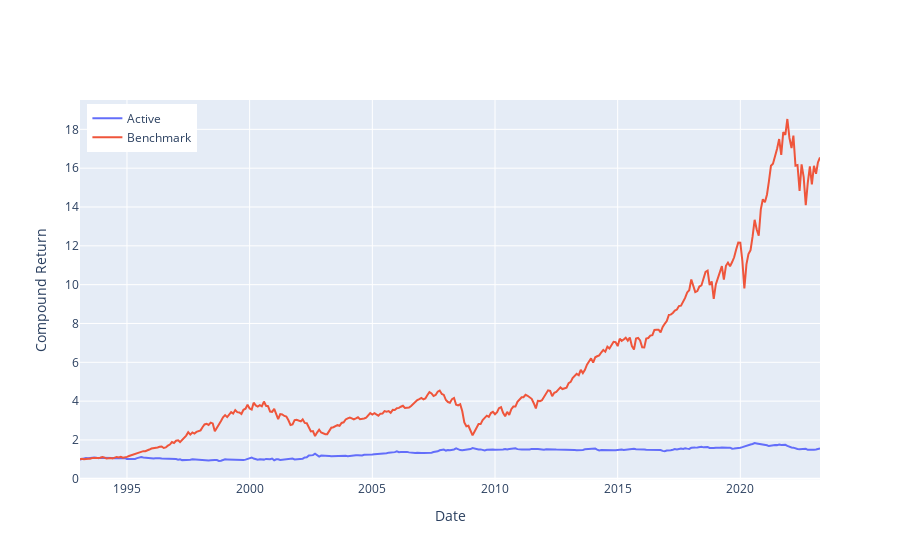

The code cell stored with this chart in its notebook:
### Code cell
# Cumulative returns
contribs = pd.DataFrame(dtype=float, index=df.index, columns=['Active', 'Benchmark'])
contribs['Benchmark'] = df[BENCHMARK]
contribs['Active'] = df[TICKER] - df[BENCHMARK]
cum = (1 + contribs).cumprod()

fig = go.Figure()
trace= go.Scatter(x=cum.index.astype(str), y=cum.Active, name='Active', hovertemplate="Active: %{y:.2f}<extra></extra>")
fig.add_trace(trace)
trace= go.Scatter(x=cum.index.astype(str), y=cum.Benchmark, name='Benchmark', hovertemplate="Benchmark: %{y:.2f}<extra></extra>")
fig.add_trace(trace)
fig.update_yaxes(title='Compound Return')
fig.update_xaxes(title="Date")
fig.update_layout(hovermode='x unified')
fig.update_layout(legend=dict(yanchor="top", y=0.99, xanchor="left", x=0.01))
fig.show()

### Figure 1 — Plotly figure (JSON) as saved in the notebook; plotly's stock layout.template omitted (floating-point values rounded to 4 significant figures; data arrays with more than 128 entries replaced by an {"elided": "..."} marker saying what was removed)
{"data": [{"hovertemplate": "Active: %{y:.2f}<extra></extra>", "name": "Active", "type": "scatter", "x": {"elided": "363 str values"}, "y": {"elided": "363 float values"}}, {"hovertemplate": "Benchmark: %{y:.2f}<extra></extra>", "name": "Benchmark", "type": "scatter", "x": {"elided": "363 str values"}, "y": {"elided": "363 float values"}}], "layout": {"hovermode": "x unified", "legend": {"x": 0.01, "xanchor": "left", "y": 0.99, "yanchor": "top"}, "xaxis": {"title": {"text": "Date"}}, "yaxis": {"title": {"text": "Compound Return"}}}}
